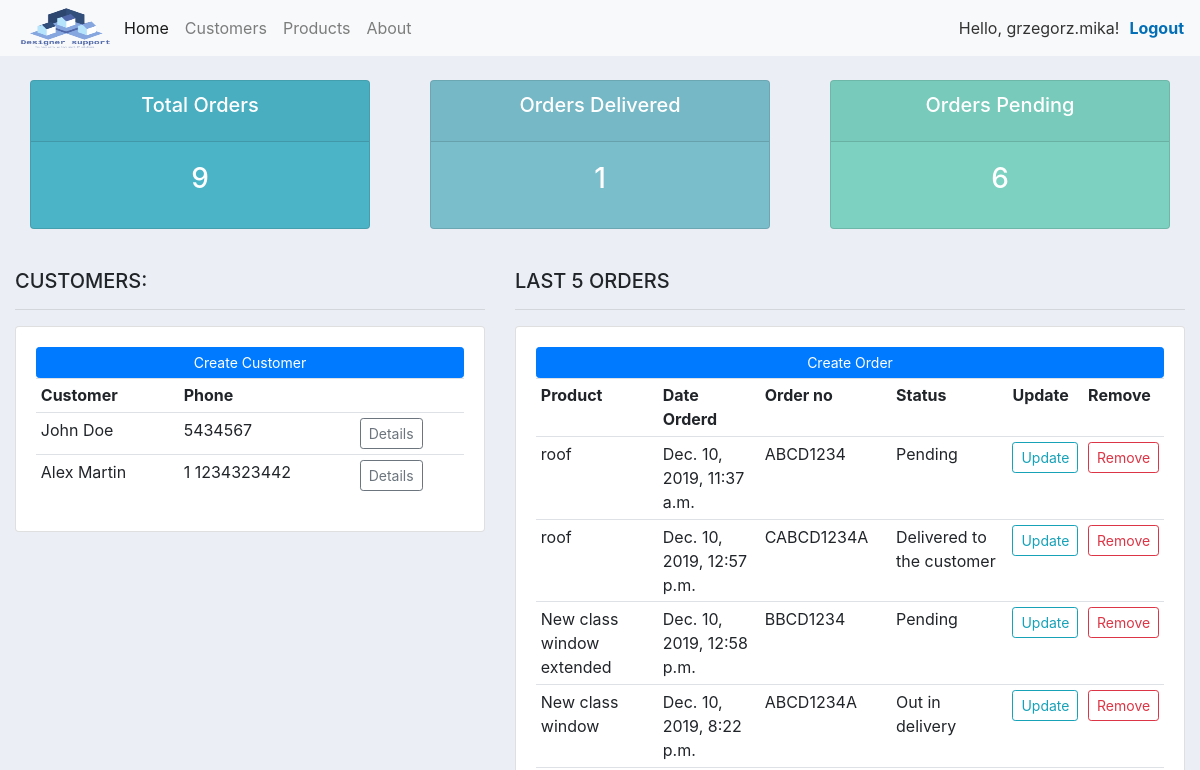
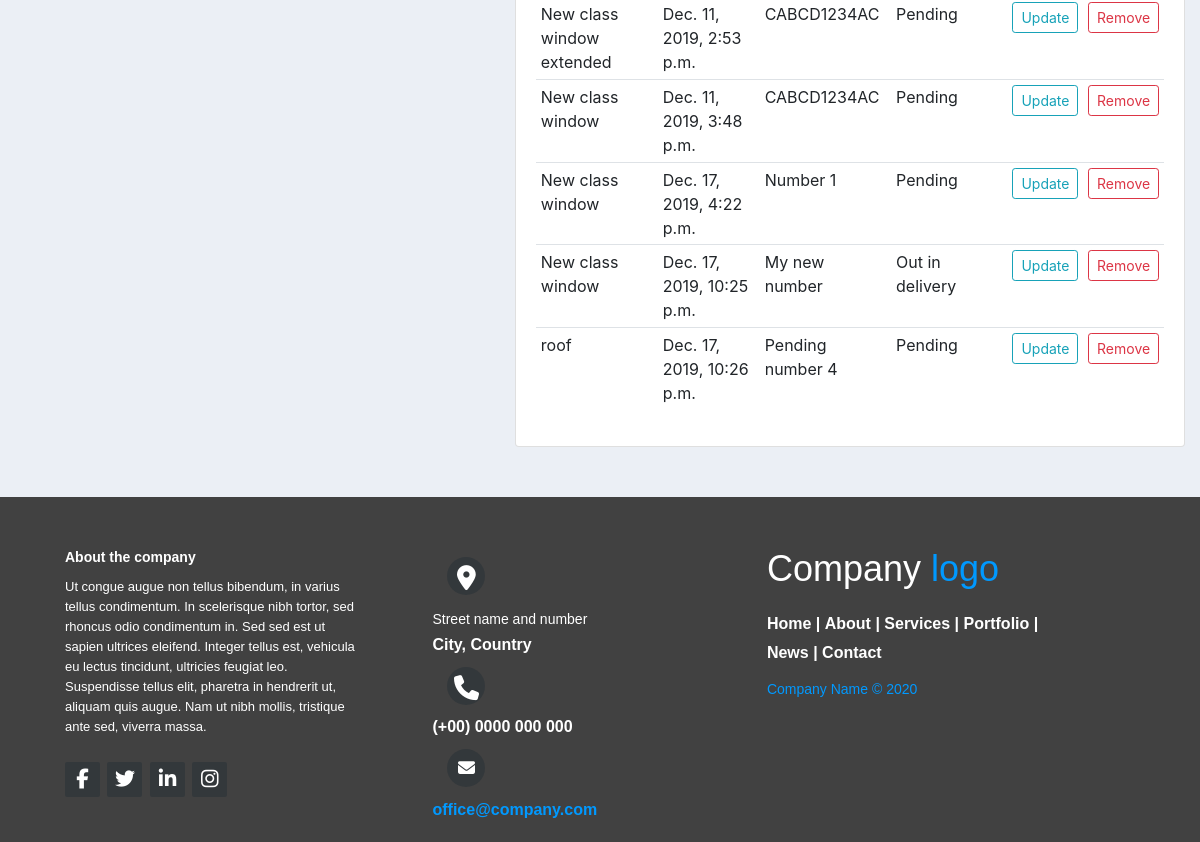
Before: / (signed in) with the older database file (2 pictures, top to bottom).
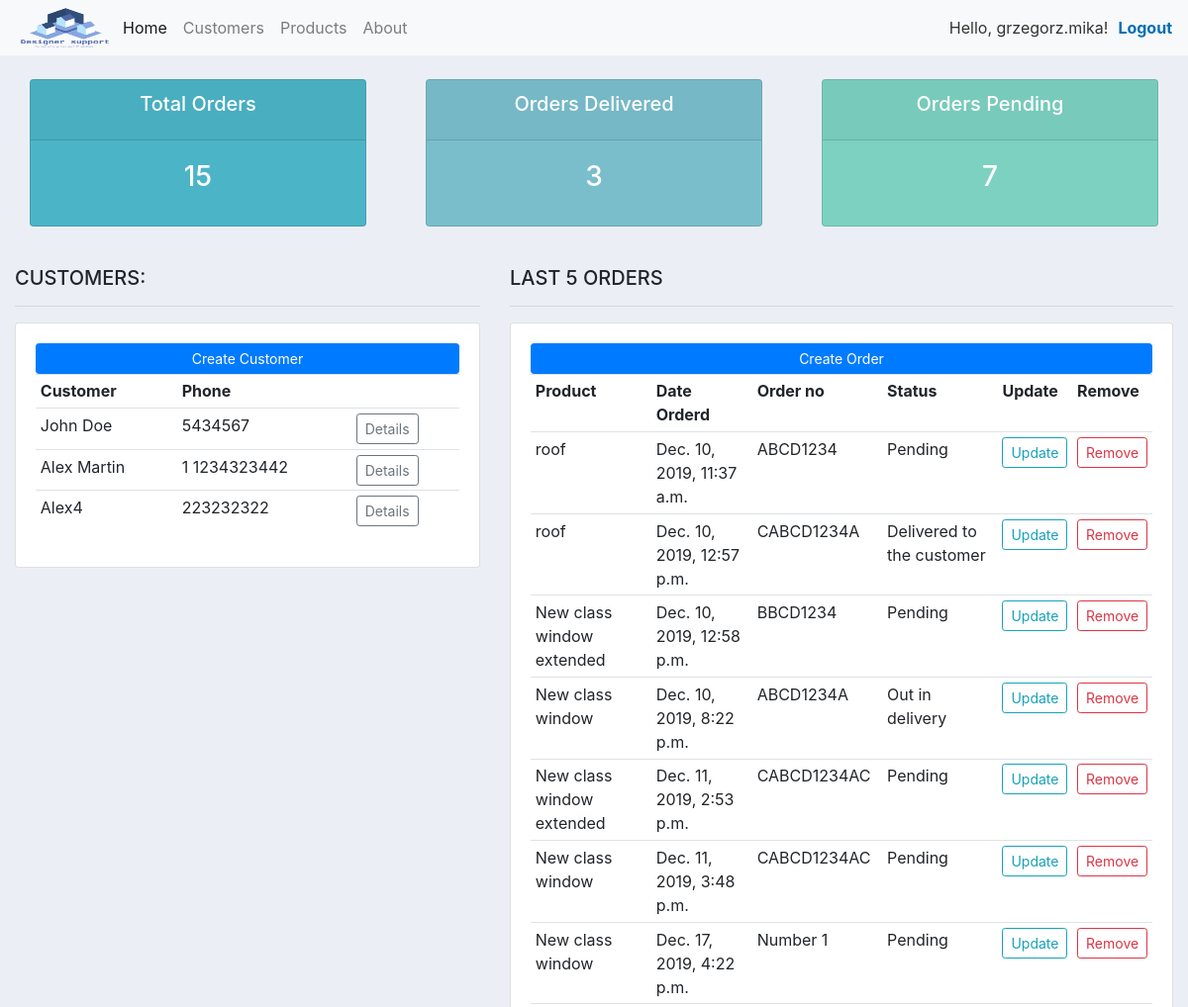
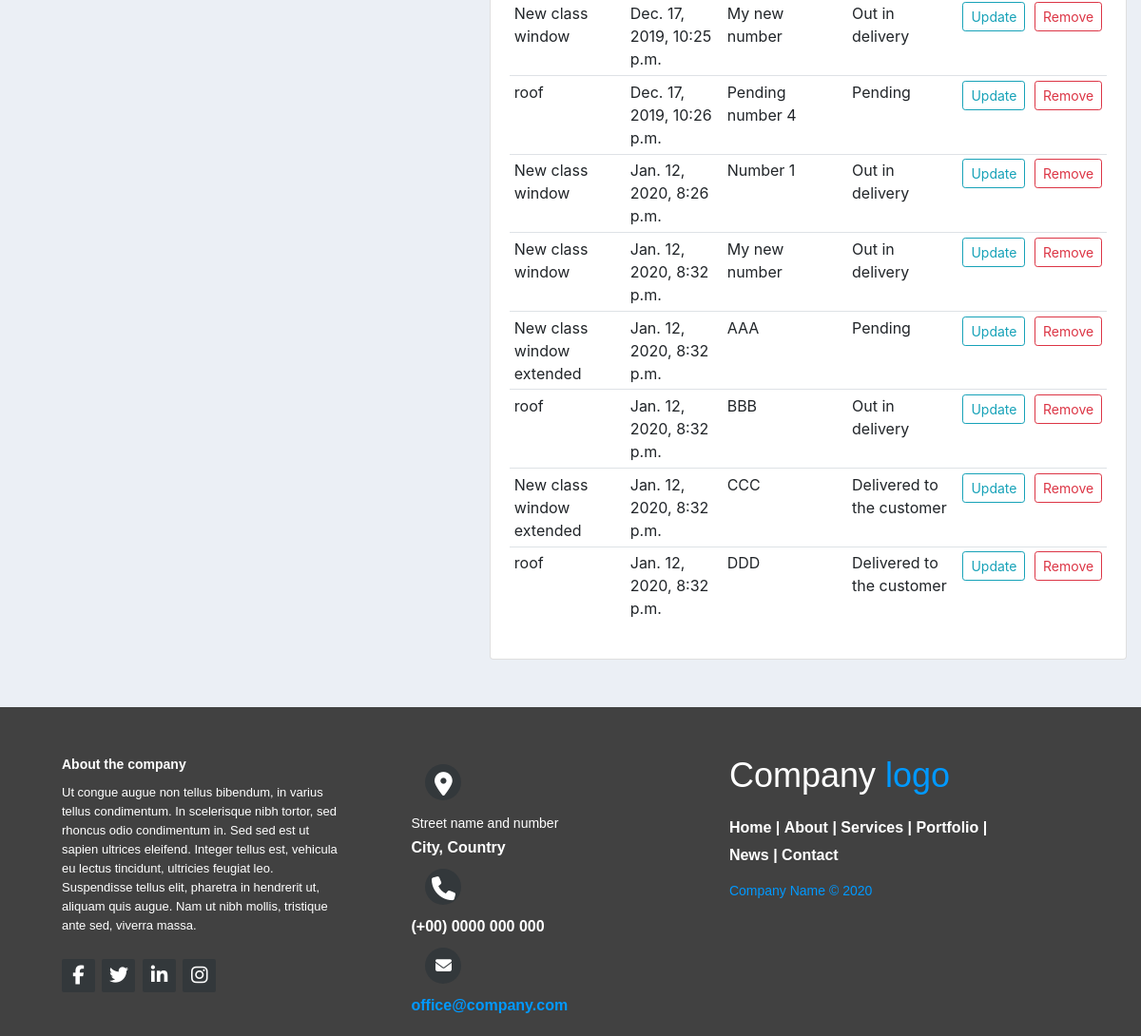
After: the same page with the newer database file (2 pictures, top to bottom).
### accounts/models.py (models this page shows, shortened)
class Customer(models.Model):
    name = models.CharField(max_length=200)
    phone = models.CharField(max_length=200, null=True)
    email = models.CharField(max_length=200,unique=True)
    date_created = models.DateTimeField(auto_now_add=True)

class Order(models.Model):
    customer = models.ForeignKey(Customer,null=True, on_delete=models.SET_NULL)
    product = models.ForeignKey(Product,null=True, on_delete=models.SET_NULL)
    STATUS = (
        ('PENDING', 'Pending'),
        ('UNDER_DELIVERY','Out in delivery'),
        ('DELIVERED', 'Delivered to the customer')
    )
    number = models.CharField(max_length=200)
    date_created = models.DateTimeField(auto_now_add=True)
    status = models.CharField(max_length=20, null=True, choices=STATUS)

class Product(models.Model):
    CATEGORY = (
        ('CAT1', 'Windows'),
        ('CAT2', 'Doors'),
        ('CAT3', 'Walls'),
    )
    name = models.CharField(max_length=200)
    price = models.FloatField()
    category = models.CharField(max_length=20, null=True, choices=CATEGORY)
    description = models.TextField(max_length=4000, null=True)
    date_created = models.DateTimeField(auto_now_add=True)
    tags = models.ManyToManyField(Tag)

### accounts/views.py (the view)
# urls.py: 2. Add a URL to urlpatterns:  path('', views.home, name='home')
@login_required(login_url=reverse_lazy('login'))
def home(request):
    customers = Customer.objects.all()
    orders = Order.objects.all()
    total_customers = len(customers)
    total_orders = len(orders)
    delivered = len(orders.filter(status='DELIVERED'))
    pending = len(orders.filter(status='PENDING'))
    context = {'orders':orders, 'customers':customers,
                't_c':total_customers, 't_o':total_orders, 't_od':delivered, 't_op':pending}
    return render(request,'accounts/dashboard.html', context)

### accounts/templates/accounts/dashboard.html
{% extends "accounts/index.html" %}
{% block content %}
{% include 'accounts/status.html' %}
<br>
<div class="row">
	<div class="col-md-5">
		<h5>CUSTOMERS:</h5>
		<hr>
		<div class="card card-body">
			<a class="btn btn-primary  btn-sm btn-block" href="">Create Customer</a>
			<table class="table table-sm">
				<tr>
					<th>Customer</th>
					<th>Phone</th>
                    <th></th>
				</tr>
                {% for c in customers %}
                    <tr>
                        <td>{{c.name}}</td>
                        <td>{{c.phone}}</td>
                        <td><a href="{% url 'customer' c.id %}" class="btn btn-sm btn-outline-secondary">Details</a></td>
				    </tr>
                {% endfor %}
			</table>
		</div>
	</div>
	<div class="col-md-7">
		<h5>LAST 5 ORDERS</h5>
		<hr>
		<div class="card card-body">
			<a class="btn btn-primary  btn-sm btn-block" href="{% url 'new_order' %}">Create Order</a>
			<table class="table table-sm">
				<tr>
					<th>Product</th>
					<th>Date Orderd</th>
					<th>Order no</th>
					<th>Status</th>
					<th>Update</th>
					<th>Remove</th>
				</tr>
                {% for o in orders %}
                <tr>
					<td>{{o.product.name}}</td>
					<td>{{o.date_created}}</td>
					<td>{{o.number}}</td>
					<td>{{o.get_status_display}}</td>
					<td><a href="{% url 'upd_order' o.id %}" class="btn btn-sm btn-outline-info">Update</a></td>
					<td><a href="{% url 'del_order' o.id %}" class="btn btn-sm btn-outline-danger">Remove</a></td>
				</tr>
                {% endfor %}
			</table>
		</div>
	</div>
</div>
{% endblock content %}

### accounts/templates/accounts/index.html (shortened to what this page needs)
{% load static %}
<!DOCTYPE html>
<html lang="en">
<head>
    <link rel="stylesheet" href="https://stackpath.bootstrapcdn.com/bootstrap/4.3.1/css/bootstrap.min.css">
    <link rel="stylesheet" href="{% static '/css/main.css' %}">
</head>
<body>
    {% include "accounts/navbar.html" %}
    <div class="container-fluid">
        {% block content %}
        {% endblock content %}
    </div>
    {% include "accounts/footer.html" %}
</body>
</html>

### accounts/templates/accounts/navbar.html (shortened to what this page needs)
{% load static %}
<nav class="navbar navbar-expand-lg navbar-light bg-light">
  <img src="{% static '/img/logo_transparent_wider.png' %}" alt="Logo" class="logo-img">
  <div class="collapse navbar-collapse" id="navbarNav">
    <ul class="navbar-nav">
      {% if user.is_authenticated %}
        <li class="nav-item active">
          <a class="nav-link" href="{% url 'home' %}">Home <span class="sr-only">(current)</span></a>
        </li>
        <li class="nav-item">
          <a class="nav-link" href="{% url 'customer' user.id %}">Customers</a>
        </li>
        <li class="nav-item">
          <a class="nav-link" href="{% url 'products' %}">Products</a>
        </li>
      {% endif %}
      <li class="nav-item">
        <a class="nav-link" href="{% url 'contact' %}">About</a>
      </li>
    </ul>
  </div>
  {% if user.is_authenticated %}
  <span class="nav-hello-msg">Hello, {{request.user}}!</span>
  {% endif %}
  <span ><a class="nav-login" {% if user.is_authenticated %} href="{% url 'logout' %}">Logout {% else %} href="{% url 'login' %}">Login{% endif %}</a></span>
</nav>

### accounts/templates/accounts/status.html
<br>
<div class="row">
	<div class="col">
		<div class="col-md">
			<div class="card text-center text-white  mb-3" id="total-orders">
			  	<div class="card-header">
			  		<h5 class="card-title">Total Orders</h5>
			  	</div>
			  	<div class="card-body">
			    	<h3 class="card-title">{{t_o}}</h3>
			  	</div>
			</div>
		</div>
	</div>
	<div class="col">
		<div class="col-md">
			<div class="card text-center text-white  mb-3" id="orders-delivered">
			  	<div class="card-header">
			  		<h5 class="card-title">Orders Delivered</h5>
			  	</div>
			  	<div class="card-body">
			    	<h3 class="card-title">{{t_od}}</h3>
			  	</div>
			</div>
		</div>
	</div>
	<div class="col">
		<div class="col-md">
			<div class="card text-center text-white  mb-3" id="orders-pending">
			  	<div class="card-header">
			  		<h5 class="card-title">Orders Pending</h5>
			  	</div>
			  	<div class="card-body">
			    	<h3 class="card-title">{{t_op}}</h3>
			  	</div>
			</div>
		</div>
	</div>
</div>

### accounts/templates/accounts/footer.html (shortened to what this page needs)
<footer class="footer">
  <div class="footer-left col-md-4 col-sm-6">
    <p class="about">
      <span> About the company</span> Ut congue augue non tellus bibendum, in varius tellus condimentum. In scelerisque nibh tortor, sed rhoncus odio condimentum in. Sed sed est ut sapien ultrices eleifend. Integer tellus est, vehicula eu lectus tincidunt,
      ultricies feugiat leo. Suspendisse tellus elit, pharetra in hendrerit ut, aliquam quis augue. Nam ut nibh mollis, tristique ante sed, viverra massa.
    </p>
    <div class="icons">
      <a href="#"><i class="fa fa-facebook"></i></a>
      <a href="#"><i class="fa fa-twitter"></i></a>
      <a href="#"><i class="fa fa-linkedin"></i></a>
      <a href="#"><i class="fa fa-instagram"></i></a>
    </div>
  </div>
  <div class="footer-center col-md-4 col-sm-6">
    <div>
      <i class="fa fa-map-marker"></i>
      <p><span> Street name and number</span> City, Country</p>
    </div>
    <div>
      <i class="fa fa-phone"></i>
      <p> (+00) 0000 000 000</p>
    </div>
    <div>
      <i class="fa fa-envelope"></i>
      <p><a href="#"> office@company.com</a></p>
    </div>
  </div>
  <div class="footer-right col-md-4 col-sm-6">
    <h2> Company<span> logo</span></h2>
    <p class="menu">
      <a href="#"> Home</a> |
      <a href="#"> About</a> |
      <a href="#"> Services</a> |
      <a href="#"> Portfolio</a> |
      <a href="#"> News</a> |
      <a href="#"> Contact</a>
    </p>
    <p class="name"> Company Name &copy; <span id='f_year'></span></p>
  </div>
</footer>

### static/css/main.css (style rules this page uses)
a, a:link, a:visited { text-decoration: none!important; }
body { background-color: #ebeff5; }
#total-orders { background-color: #4cb4c7; }
#orders-delivered { background-color: #7abecc; }
#orders-pending { background-color: #7CD1C0; }
.container-fluid { min-height: 48vh; }
.logo-img { width:100px; height:40px }
form select, input, p, button { display: block; width:300px; border-radius: 2px; margin-bottom: 10px; }
.nav-hello-msg { color: #333; margin: 0 10px; }
.nav-login { color: #026eb6; font-weight: bold; }
.footer { background-color: #414141; width: 100%; text-align: left; font-family: sans-serif; font-weight: bold; font-size: 16px; padding: 50px 50px 20px 50px; margin-top: 50px; }
.footer .footer-left, .footer .footer-center, .footer .footer-right { display: inline-block; vertical-align: top; }
.footer .footer-left { width: 33%; padding-right: 15px; }
.footer .about { line-height: 20px; color: #ffffff; font-size: 13px; font-weight: normal; margin: 0; }
.footer .about span { display: block; color: #ffffff; font-size: 14px; font-weight: bold; margin-bottom: 10px; }
.footer .icons { margin-top: 25px; }
.footer .icons a { display: inline-block; width: 35px; height: 35px; cursor: pointer; background-color: #33383b; border-radius: 2px; font-size: 20px; color: #ffffff; text-align: center; line-height: 35px; margin-right: 3px; margin-bottom: 5px; }
.footer .footer-center { width: 30%; }
.footer .footer-center i { background-color: #33383b; color: #ffffff; font-size: 25px; width: 38px; height: 38px; border-radius: 50%; text-align: center; line-height: 42px; margin: 10px 15px; vertical-align: middle; }
.footer .footer-center i.fa-envelope { font-size: 17px; line-height: 38px; }
.footer .footer-center p { display: inline-block; color: #ffffff; vertical-align: middle; margin: 0; }
.footer .footer-center p span { display: block; font-weight: normal; font-size: 14px; line-height: 2; }
.footer .footer-center p a { color: #0099ff; text-decoration: none; }
.footer .footer-right { width: 35%; }
.footer h2 { color: #ffffff; font-size: 36px; font-weight: normal; margin: 0; }
.footer h2 span { color: #0099ff; }
.footer .menu { color: #ffffff; margin: 20px 0 12px; padding: 0; }
.footer .menu a { display: inline-block; line-height: 1.8; text-decoration: none; color: inherit; }
.footer .name { color: #0099ff; font-size: 14px; font-weight: normal; margin: 0; }

Changed rows visible on the page:
added Customer: name "Alex4", phone "223232322"
added Order: product.name "New class window", date_created "Jan. 12, 2020, 8:26 p.m.", number "Number 1", status "Out in delivery"
added Order: product.name "New class window", date_created "Jan. 12, 2020, 8:32 p.m.", number "My new number", status "Out in delivery"
added Order: product.name "New class window extended", date_created "Jan. 12, 2020, 8:32 p.m.", number "AAA", status "Pending"
added Order: product.name "roof", date_created "Jan. 12, 2020, 8:32 p.m.", number "BBB", status "Out in delivery"
added Order: product.name "New class window extended", date_created "Jan. 12, 2020, 8:32 p.m.", number "CCC", status "Delivered to the customer"
added Order: product.name "roof", date_created "Jan. 12, 2020, 8:32 p.m.", number "DDD", status "Delivered to the customer"
Other visible differences:
{{ t_o }}: "9" → "15"
{{ t_od }}: "1" → "3"
{{ t_op }}: "6" → "7"
